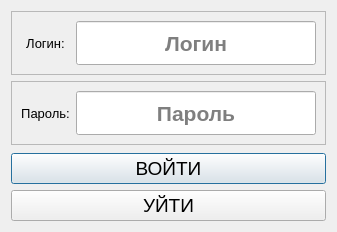
<?xml version="1.0" encoding="UTF-8"?>
<ui version="4.0">
 <class>UserLoginDialog</class>
 <widget class="QDialog" name="UserLoginDialog">
  <property name="geometry">
   <rect>
    <x>0</x>
    <y>0</y>
    <width>332</width>
    <height>232</height>
   </rect>
  </property>
  <property name="sizePolicy">
   <sizepolicy hsizetype="Preferred" vsizetype="Preferred">
    <horstretch>0</horstretch>
    <verstretch>0</verstretch>
   </sizepolicy>
  </property>
  <property name="windowTitle">
   <string>GB Чат</string>
  </property>
  <layout class="QVBoxLayout" name="verticalLayout">
   <item>
    <widget class="QFrame" name="frame_2">
     <property name="layoutDirection">
      <enum>Qt::LeftToRight</enum>
     </property>
     <property name="frameShape">
      <enum>QFrame::StyledPanel</enum>
     </property>
     <property name="frameShadow">
      <enum>QFrame::Raised</enum>
     </property>
     <layout class="QHBoxLayout" name="horizontalLayout_2">
      <item>
       <widget class="QLabel" name="label_2">
        <property name="font">
         <font>
          <pointsize>10</pointsize>
         </font>
        </property>
        <property name="text">
         <string>Логин:</string>
        </property>
        <property name="alignment">
         <set>Qt::AlignCenter</set>
        </property>
       </widget>
      </item>
      <item>
       <widget class="QLineEdit" name="LoginLE">
        <property name="sizePolicy">
         <sizepolicy hsizetype="Fixed" vsizetype="Fixed">
          <horstretch>0</horstretch>
          <verstretch>0</verstretch>
         </sizepolicy>
        </property>
        <property name="minimumSize">
         <size>
          <width>240</width>
          <height>44</height>
         </size>
        </property>
        <property name="maximumSize">
         <size>
          <width>240</width>
          <height>16777215</height>
         </size>
        </property>
        <property name="font">
         <font>
          <pointsize>16</pointsize>
          <weight>75</weight>
          <bold>true</bold>
         </font>
        </property>
        <property name="text">
         <string/>
        </property>
        <property name="alignment">
         <set>Qt::AlignCenter</set>
        </property>
        <property name="placeholderText">
         <string>Логин</string>
        </property>
        <property name="clearButtonEnabled">
         <bool>false</bool>
        </property>
       </widget>
      </item>
     </layout>
    </widget>
   </item>
   <item>
    <widget class="QFrame" name="frame">
     <property name="frameShape">
      <enum>QFrame::StyledPanel</enum>
     </property>
     <property name="frameShadow">
      <enum>QFrame::Raised</enum>
     </property>
     <layout class="QHBoxLayout" name="horizontalLayout">
      <item>
       <widget class="QLabel" name="label_3">
        <property name="font">
         <font>
          <pointsize>10</pointsize>
         </font>
        </property>
        <property name="text">
         <string>Пароль:</string>
        </property>
        <property name="alignment">
         <set>Qt::AlignCenter</set>
        </property>
       </widget>
      </item>
      <item>
       <widget class="QLineEdit" name="PassLE">
        <property name="enabled">
         <bool>true</bool>
        </property>
        <property name="sizePolicy">
         <sizepolicy hsizetype="Fixed" vsizetype="Fixed">
          <horstretch>0</horstretch>
          <verstretch>0</verstretch>
         </sizepolicy>
        </property>
        <property name="minimumSize">
         <size>
          <width>240</width>
          <height>44</height>
         </size>
        </property>
        <property name="maximumSize">
         <size>
          <width>240</width>
          <height>16777215</height>
         </size>
        </property>
        <property name="font">
         <font>
          <pointsize>16</pointsize>
          <weight>75</weight>
          <bold>true</bold>
         </font>
        </property>
        <property name="alignment">
         <set>Qt::AlignCenter</set>
        </property>
        <property name="placeholderText">
         <string>Пароль</string>
        </property>
       </widget>
      </item>
     </layout>
    </widget>
   </item>
   <item>
    <spacer name="verticalSpacer">
     <property name="orientation">
      <enum>Qt::Vertical</enum>
     </property>
     <property name="sizeHint" stdset="0">
      <size>
       <width>20</width>
       <height>40</height>
      </size>
     </property>
    </spacer>
   </item>
   <item>
    <widget class="QPushButton" name="EnterPB">
     <property name="font">
      <font>
       <pointsize>14</pointsize>
      </font>
     </property>
     <property name="text">
      <string>ВОЙТИ</string>
     </property>
    </widget>
   </item>
   <item>
    <widget class="QPushButton" name="ExitPB">
     <property name="font">
      <font>
       <pointsize>14</pointsize>
      </font>
     </property>
     <property name="text">
      <string>УЙТИ</string>
     </property>
    </widget>
   </item>
  </layout>
 </widget>
 <resources/>
 <connections/>
</ui>
